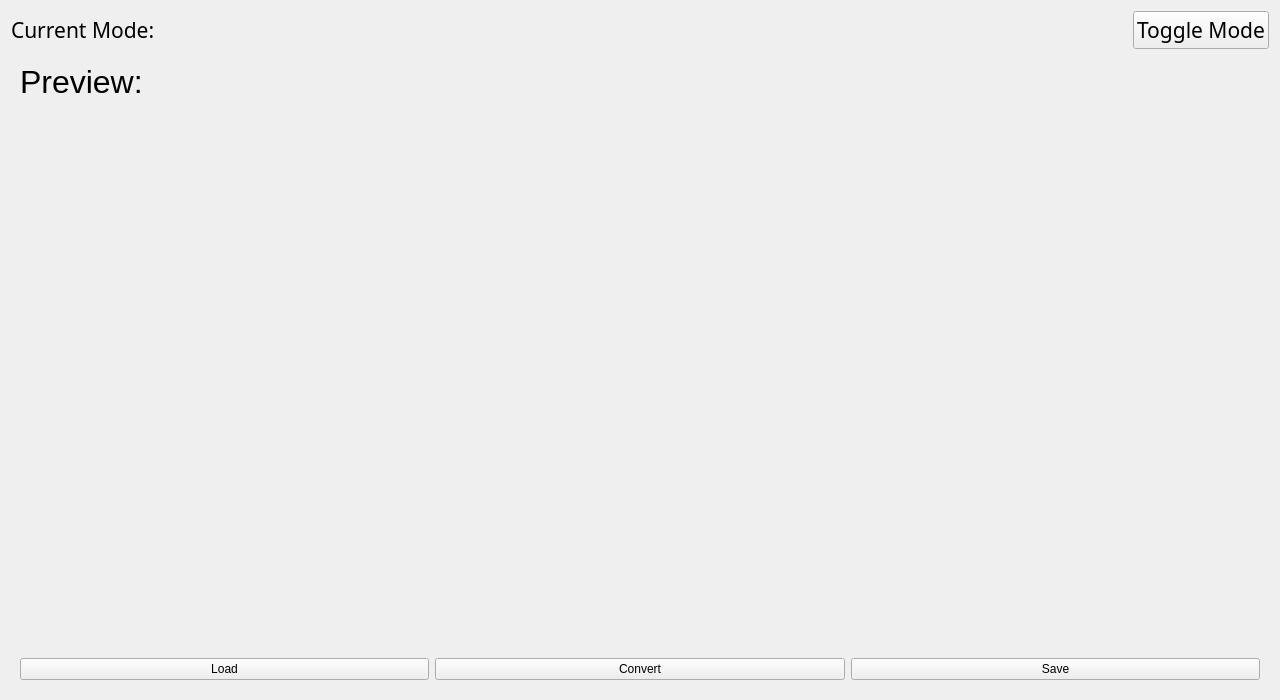
<?xml version="1.0" encoding="UTF-8"?>
<ui version="4.0">
 <class>Form</class>
 <widget class="QWidget" name="Form">
  <property name="geometry">
   <rect>
    <x>0</x>
    <y>0</y>
    <width>1280</width>
    <height>700</height>
   </rect>
  </property>
  <property name="minimumSize">
   <size>
    <width>0</width>
    <height>0</height>
   </size>
  </property>
  <property name="windowTitle">
   <string>Form</string>
  </property>
  <layout class="QVBoxLayout" name="verticalLayout">
   <item>
    <layout class="QHBoxLayout" name="navbar_hbox">
     <item>
      <widget class="QLabel" name="current_mode_label">
       <property name="font">
        <font>
         <family>CaskaydiaCove Nerd Font</family>
         <pointsize>16</pointsize>
        </font>
       </property>
       <property name="text">
        <string>Current Mode:</string>
       </property>
      </widget>
     </item>
     <item>
      <widget class="QPushButton" name="toggle_btn">
       <property name="sizePolicy">
        <sizepolicy hsizetype="Fixed" vsizetype="Fixed">
         <horstretch>0</horstretch>
         <verstretch>0</verstretch>
        </sizepolicy>
       </property>
       <property name="minimumSize">
        <size>
         <width>0</width>
         <height>0</height>
        </size>
       </property>
       <property name="font">
        <font>
         <family>CaskaydiaCove Nerd Font</family>
         <pointsize>16</pointsize>
        </font>
       </property>
       <property name="text">
        <string>Toggle Mode</string>
       </property>
      </widget>
     </item>
    </layout>
   </item>
   <item>
    <widget class="QStackedWidget" name="mode_tab">
     <property name="currentIndex">
      <number>1</number>
     </property>
     <widget class="QWidget" name="manual_mode_tab">
      <layout class="QHBoxLayout" name="horizontalLayout" stretch="2,3">
       <item>
        <layout class="QVBoxLayout" name="editor_vbox" stretch="0,1,0">
         <item>
          <widget class="QLabel" name="code_label">
           <property name="font">
            <font>
             <pointsize>24</pointsize>
            </font>
           </property>
           <property name="text">
            <string>Code:</string>
           </property>
          </widget>
         </item>
         <item>
          <widget class="QTextEdit" name="editor">
           <property name="font">
            <font>
             <pointsize>16</pointsize>
             <kerning>false</kerning>
            </font>
           </property>
           <property name="styleSheet">
            <string notr="true">background-color: #ffffff;</string>
           </property>
           <property name="placeholderText">
            <string/>
           </property>
          </widget>
         </item>
         <item>
          <layout class="QHBoxLayout" name="manual_btn_hbox">
           <item>
            <widget class="QPushButton" name="manual_load_btn">
             <property name="text">
              <string>Load</string>
             </property>
            </widget>
           </item>
           <item>
            <widget class="QPushButton" name="manual_convert_btn">
             <property name="text">
              <string>Convert</string>
             </property>
            </widget>
           </item>
           <item>
            <widget class="QPushButton" name="manual_save_btn">
             <property name="text">
              <string>Save</string>
             </property>
            </widget>
           </item>
          </layout>
         </item>
        </layout>
       </item>
       <item>
        <layout class="QVBoxLayout" name="preview_vbox_manual">
         <item>
          <widget class="QLabel" name="preview_label_maual">
           <property name="font">
            <font>
             <pointsize>24</pointsize>
            </font>
           </property>
           <property name="text">
            <string>Preview:</string>
           </property>
          </widget>
         </item>
        </layout>
       </item>
      </layout>
     </widget>
     <widget class="QWidget" name="sync_mode_tab">
      <layout class="QHBoxLayout" name="horizontalLayout_4">
       <item>
        <layout class="QVBoxLayout" name="preview_vbox_sync" stretch="0,1,0">
         <item>
          <widget class="QLabel" name="preview_label_sync">
           <property name="font">
            <font>
             <pointsize>24</pointsize>
            </font>
           </property>
           <property name="text">
            <string>Preview:</string>
           </property>
          </widget>
         </item>
         <item>
          <layout class="QHBoxLayout" name="web_engine_hbox"/>
         </item>
         <item>
          <layout class="QHBoxLayout" name="sync_btn_hbox">
           <item>
            <widget class="QPushButton" name="sync_load_btn">
             <property name="text">
              <string>Load</string>
             </property>
            </widget>
           </item>
           <item>
            <widget class="QPushButton" name="sync_convert_btn">
             <property name="text">
              <string>Convert</string>
             </property>
            </widget>
           </item>
           <item>
            <widget class="QPushButton" name="sync_save_btn">
             <property name="text">
              <string>Save</string>
             </property>
            </widget>
           </item>
          </layout>
         </item>
        </layout>
       </item>
      </layout>
     </widget>
    </widget>
   </item>
  </layout>
 </widget>
 <resources/>
 <connections/>
</ui>
